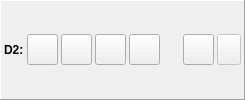
     <widget class="QFrame" name="horizontalFrame_2">
      <property name="sizePolicy">
       <sizepolicy hsizetype="Expanding" vsizetype="Fixed">
        <horstretch>0</horstretch>
        <verstretch>0</verstretch>
       </sizepolicy>
      </property>
      <property name="contextMenuPolicy">
       <enum>Qt::ActionsContextMenu</enum>
      </property>
      <property name="autoFillBackground">
       <bool>false</bool>
      </property>
      <property name="frameShape">
       <enum>QFrame::Panel</enum>
      </property>
      <property name="frameShadow">
       <enum>QFrame::Raised</enum>
      </property>
      <layout class="QHBoxLayout" name="horizontalLayout_2">
       <property name="spacing">
        <number>3</number>
       </property>
       <property name="margin">
        <number>3</number>
       </property>
       <item>
        <widget class="QLabel" name="label_4">
         <property name="sizePolicy">
          <sizepolicy hsizetype="Fixed" vsizetype="Fixed">
           <horstretch>0</horstretch>
           <verstretch>0</verstretch>
          </sizepolicy>
         </property>
         <property name="font">
          <font>
           <weight>75</weight>
           <bold>true</bold>
          </font>
         </property>
         <property name="text">
          <string>D2:</string>
         </property>
         <property name="margin">
          <number>5</number>
         </property>
        </widget>
       </item>
       <item>
        <widget class="QToolButton" name="buttonMountDisk_2">
         <property name="minimumSize">
          <size>
           <width>31</width>
           <height>31</height>
          </size>
         </property>
         <property name="maximumSize">
          <size>
           <width>31</width>
           <height>31</height>
          </size>
         </property>
        </widget>
       </item>
       <item>
        <widget class="QToolButton" name="buttonMountFolder_2">
         <property name="minimumSize">
          <size>
           <width>31</width>
           <height>31</height>
          </size>
         </property>
         <property name="maximumSize">
          <size>
           <width>31</width>
           <height>31</height>
          </size>
         </property>
        </widget>
       </item>
       <item>
        <widget class="QToolButton" name="buttonEject_2">
         <property name="minimumSize">
          <size>
           <width>31</width>
           <height>31</height>
          </size>
         </property>
         <property name="maximumSize">
          <size>
           <width>31</width>
           <height>31</height>
          </size>
         </property>
        </widget>
       </item>
       <item>
        <widget class="QToolButton" name="buttonEditDisk_2">
         <property name="minimumSize">
          <size>
           <width>31</width>
           <height>31</height>
          </size>
         </property>
         <property name="maximumSize">
          <size>
           <width>31</width>
           <height>31</height>
          </size>
         </property>
         <property name="checkable">
          <bool>false</bool>
         </property>
        </widget>
       </item>
       <item>
        <layout class="QVBoxLayout" name="verticalLayout_2">
         <property name="spacing">
          <number>0</number>
         </property>
         <property name="leftMargin">
          <number>5</number>
         </property>
         <property name="rightMargin">
          <number>5</number>
         </property>
         <item>
          <widget class="QLabel" name="labelFileName_2">
           <property name="sizePolicy">
            <sizepolicy hsizetype="Ignored" vsizetype="Fixed">
             <horstretch>0</horstretch>
             <verstretch>0</verstretch>
            </sizepolicy>
           </property>
           <property name="autoFillBackground">
            <bool>false</bool>
           </property>
           <property name="text">
            <string/>
           </property>
           <property name="textFormat">
            <enum>Qt::PlainText</enum>
           </property>
           <property name="wordWrap">
            <bool>false</bool>
           </property>
          </widget>
         </item>
         <item>
          <widget class="QLabel" name="labelImageProperties_2">
           <property name="sizePolicy">
            <sizepolicy hsizetype="Preferred" vsizetype="Fixed">
             <horstretch>0</horstretch>
             <verstretch>0</verstretch>
            </sizepolicy>
           </property>
           <property name="palette">
            <palette>
             <active>
              <colorrole role="WindowText">
               <brush brushstyle="SolidPattern">
                <color alpha="255">
                 <red>128</red>
                 <green>128</green>
                 <blue>128</blue>
                </color>
               </brush>
              </colorrole>
              <colorrole role="Mid">
               <brush brushstyle="SolidPattern">
                <color alpha="255">
                 <red>157</red>
                 <green>155</green>
                 <blue>144</blue>
                </color>
               </brush>
              </colorrole>
             </active>
             <inactive>
              <colorrole role="WindowText">
               <brush brushstyle="SolidPattern">
                <color alpha="255">
                 <red>128</red>
                 <green>128</green>
                 <blue>128</blue>
                </color>
               </brush>
              </colorrole>
              <colorrole role="Mid">
               <brush brushstyle="SolidPattern">
                <color alpha="255">
                 <red>157</red>
                 <green>155</green>
                 <blue>144</blue>
                </color>
               </brush>
              </colorrole>
             </inactive>
             <disabled>
              <colorrole role="WindowText">
               <brush brushstyle="SolidPattern">
                <color alpha="255">
                 <red>118</red>
                 <green>116</green>
                 <blue>108</blue>
                </color>
               </brush>
              </colorrole>
              <colorrole role="Mid">
               <brush brushstyle="SolidPattern">
                <color alpha="255">
                 <red>157</red>
                 <green>155</green>
                 <blue>144</blue>
                </color>
               </brush>
              </colorrole>
             </disabled>
            </palette>
           </property>
           <property name="textFormat">
            <enum>Qt::PlainText</enum>
           </property>
           <property name="alignment">
            <set>Qt::AlignRight|Qt::AlignTrailing|Qt::AlignVCenter</set>
           </property>
           <property name="wordWrap">
            <bool>false</bool>
           </property>
          </widget>
         </item>
        </layout>
       </item>
       <item>
        <widget class="QToolButton" name="buttonSave_2">
         <property name="minimumSize">
          <size>
           <width>31</width>
           <height>31</height>
          </size>
         </property>
         <property name="maximumSize">
          <size>
           <width>31</width>
           <height>31</height>
          </size>
         </property>
         <property name="checkable">
          <bool>true</bool>
         </property>
        </widget>
       </item>
       <item>
        <widget class="QToolButton" name="autoSave_2">
         <property name="enabled">
          <bool>false</bool>
         </property>
         <property name="maximumSize">
          <size>
           <width>31</width>
           <height>31</height>
          </size>
         </property>
         <property name="text">
          <string/>
         </property>
         <property name="checkable">
          <bool>false</bool>
         </property>
        </widget>
       </item>
      </layout>
     </widget>
